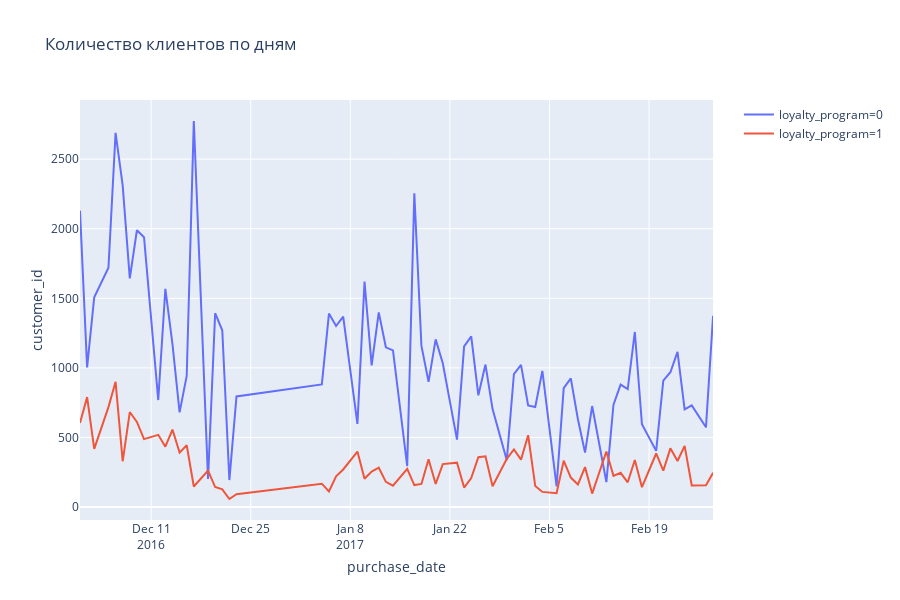

Notebook code for this chart:
### Markdown cell above
Теперь посмотрим на количество покупателей по дням.

### Code cell
def analysis(data,col):
    fig = px.line(data.pivot_table(index = ['loyalty_program', 'purchase_date'], values = col, aggfunc = 'count').reset_index(), x = 'purchase_date', y = col, color = 'loyalty_program', title = ' Количество клиентов по дням')
    fig.show()    
analysis(data,'customer_id')
